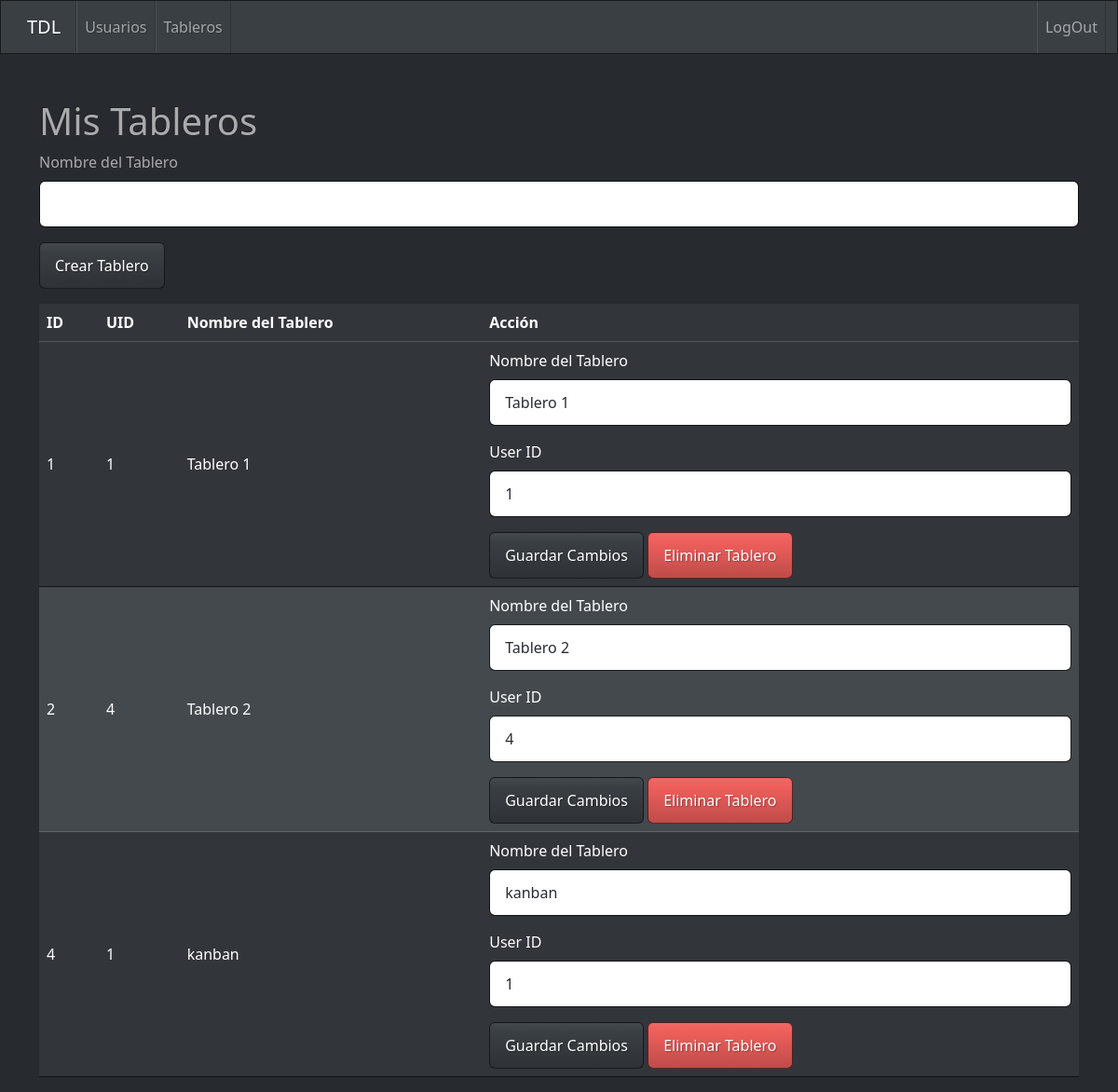
The page /vista/crudTableros.php (signed in) on the database its author committed.
### tables this page shows
CREATE TABLE IF NOT EXISTS `tablero` (
  `id` int(11) NOT NULL AUTO_INCREMENT,
  `nombre` varchar(255) NOT NULL,
  `user_id` int(11) DEFAULT NULL,
  PRIMARY KEY (`id`),
  KEY `user_id` (`user_id`)
);

### vista/crudTableros.php (the view, shortened to what this page needs)
<?php
if (isset($_SESSION['user_type']) && $_SESSION['user_type'] == 1) {
    $host = "localhost";
    $db = "todolist";
    $user = "root";
    $password = "";
    $dsn = "mysql:host=" . $host . ";dbname=" . $db;
    $opciones = array(
        PDO::ATTR_ERRMODE => PDO::ERRMODE_EXCEPTION
    );
    try {
        $pdo = new PDO($dsn, $user, $password, $opciones);
    } catch (PDOException $th) {
        echo "Error de conexión a la base de datos: " . $th->getMessage();
        exit();
    }
function listarTableros($pdo, $user_id) {
    $statement = $pdo->prepare("SELECT * FROM tablero WHERE 1");
    $statement->execute([]);
    return $statement->fetchAll();
}
$tableros = listarTableros($pdo, $_SESSION['user_id']);
}
?>
<!doctype html>
<html lang="en">
  <head>
    <link href="https://bootswatch.com/5/slate/bootstrap.min.css" rel="stylesheet">
    <link rel="stylesheet" href="https://cdnjs.cloudflare.com/ajax/libs/font-awesome/6.0.0-beta2/css/all.min.css">
  </head>
  <body>
    <?php include('navBar.php'); ?>
<div class="container mt-5">
    <h1>Mis Tableros</h1>
    <form method="post">
        <div class="mb-3">
            <label for="nombre_tablero" class="form-label">Nombre del Tablero</label>
            <input type="text" class="form-control" id="nombre_tablero" name="nombre_tablero" required>
        </div>
        <button type="submit" class="btn btn-primary" name="crear_tablero">Crear Tablero</button>
    </form>
    <table class="table  mt-3">
        <thead>
            <tr class="table-dark">
                <th>ID</th>
                <th>UID</th>
                <th>Nombre del Tablero</th>
                <th>Acción</th>
            </tr>
        </thead>
        <tbody>
            <?php $i=1; foreach ($tableros as $tablero): ?>
                 <?php
                        $i++;
                        if($i%2==0){
                            echo '<tr class="">';
                        }else{
                            echo '<tr class="table-primary">';
                        }
                        ?>
                    <td class="align-middle"><?php echo $tablero['id']; ?></td>
                    <td class="align-middle"><?php echo $tablero['user_id']; ?></td>
                    <td class="align-middle"><?php echo $tablero['nombre']; ?></td>
                    <td>
                        <form method="post">
                            <div class="mb-3">
                                <label for="nombre_tablero" class="form-label">Nombre del Tablero</label>
                                <input type="text" class="form-control" id="nombre_tablero" name="nombre_tablero" required value="<?php echo $tablero['nombre']; ?>">
                            </div>
                            <div class="mb-3">
                                <label for="uid" class="form-label">User ID</label>
                                <input type="text" class="form-control" id="uid" name="uid" required value="<?php echo $tablero['user_id']; ?>">
                            </div>
                            <button type="submit" class="btn btn-primary" name="editar_tablero">Guardar Cambios</button>
                        <form method="post">
                            <button type="submit" class="btn btn-danger" name="eliminar_tablero">Eliminar Tablero</button>
                        </form>
                        </form>
                    </td>
                </tr>
            <?php endforeach; ?>
        </tbody>
    </table>
</div>
</body>
</html>

### rows shown on the page
tablero: id "1", user "1", nombre "Tablero 1", nombre_tablero "Tablero 1", uid "1"
tablero: id "2", user "4", nombre "Tablero 2", nombre_tablero "Tablero 2", uid "4"
tablero: id "4", user "1", nombre "kanban", nombre_tablero "kanban", uid "1"
